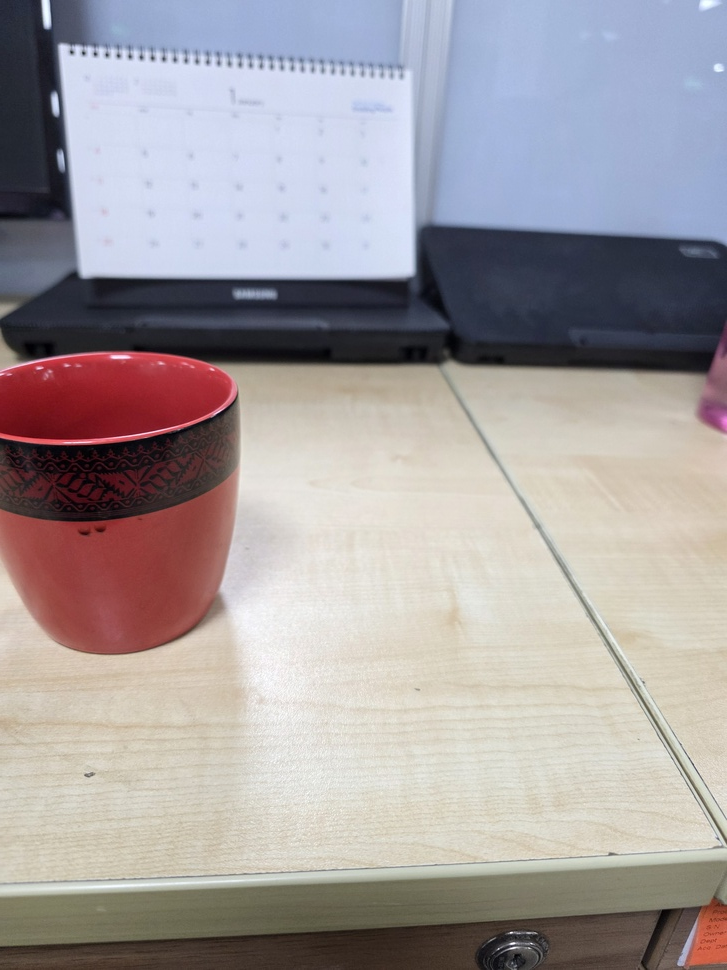
#> input picture m1.jpg, 727 x 970 px, shrunk from 3000 x 4000 before the run
$ python compute_metrics.py   (older library calls are emulated)
#> lines starting #> are read from the running program, lines starting #| are printed output that depends on the picture; pictures that were not available may be replaced by others from this repository, and a replacement may not be noted
import cv2
import numpy as np

def compute_sharpness(img):
    gray = cv2.cvtColor(img, cv2.COLOR_BGR2GRAY)
    return cv2.Laplacian(gray, cv2.CV_64F).var()

def main():
    # Load images
    m1 = cv2.imread("m1.jpg")
#> m1 is the input picture: shape (970, 727, 3); mean B, G, R 159.2, 157.5, 164.1
    m2 = cv2.imread("m2.jpg")
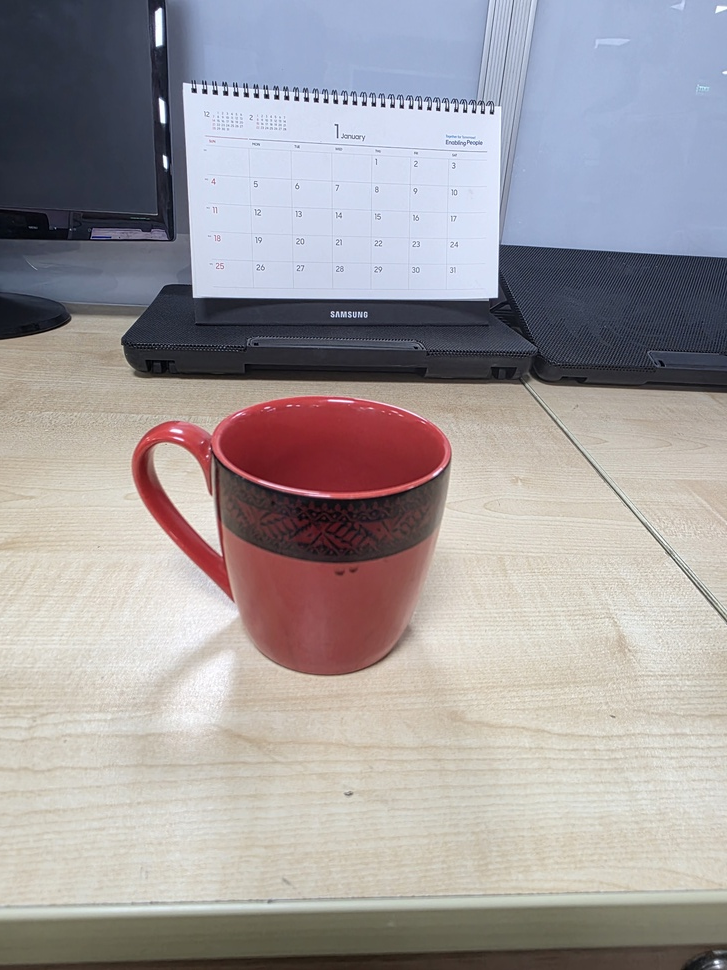
#> input picture m2.jpg, 727 x 970 px, shrunk from 3000 x 4000 before the run
#> m2 is the input picture: shape (970, 727, 3); mean B, G, R 158.7, 156.8, 161.9
    result = cv2.imread("enhanced_result_v4.jpg")

    if m1 is None or result is None:
        print("Error: Make sure 'm1.jpg' and 'enhanced_result_v4.jpg' exist in this directory.")
        return

    # Define the core ROI evaluated (from verify_logic.py)
    h, w = m1.shape[:2]
#> h = 970; w = 727
    x1, y1, x2, y2 = int(0.02*w), int(0.0*h), int(0.70*w), int(0.45*h)
#> x1 = 14; y1 = 0; x2 = 508; y2 = 436

    roi_m1 = m1[y1:y2, x1:x2]
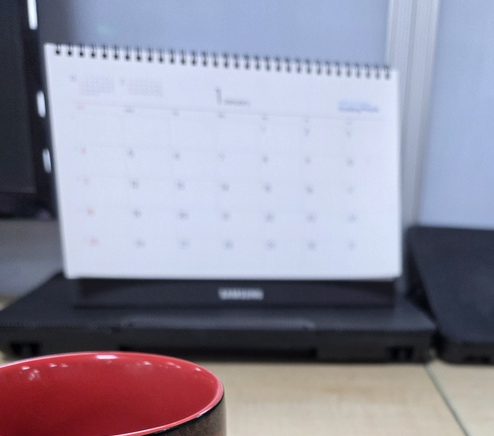
#> roi_m1: shape (436, 494, 3); mean B, G, R 159.9, 142.9, 145.4
    roi_result = result[y1:y2, x1:x2]

    # Sharpness Comparison
    sharp_m1 = compute_sharpness(roi_m1)
#> in compute_sharpness, `gray = cv2.cvtColor(img, cv2.COLOR_BGR2GRAY)`:
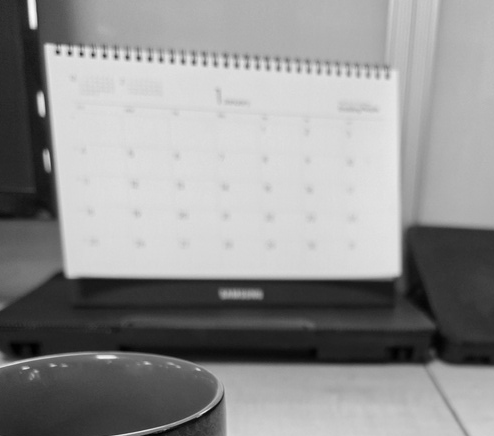
#> gray: shape (436, 494); min 0, max 251, mean 145.6
#> sharp_m1 = 67.84
    sharp_result = compute_sharpness(roi_result)
#> sharp_result = 67.84

    print("=== ROI Sharpness Benchmark ===")
    print(f"Original Blurry Base (M1)   : {sharp_m1:.2f}")
#| Original Blurry Base (M1)   : 67.84
    print(f"Enhanced Output (Result)    : {sharp_result:.2f}")
#| Enhanced Output (Result)    : 67.84

    if sharp_m1 > 0:
        improvement = ((sharp_result - sharp_m1) / sharp_m1) * 100
#> improvement = 0
        print(f"Sharpness Improvement       : +{improvement:.2f}%")
#| Sharpness Improvement       : +0.00%

if __name__ == "__main__":
    main()
